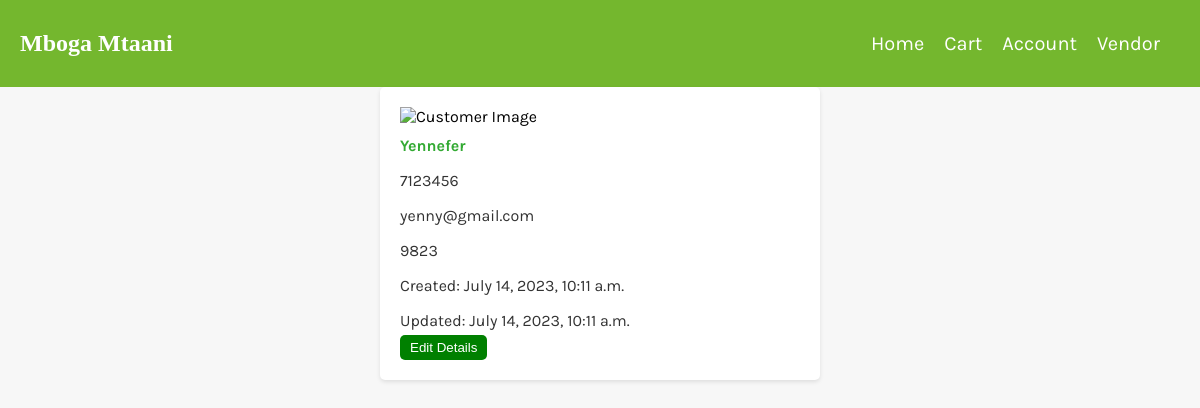
The app's page /customer_Details/customers/details/1/ with its own data.
### customer_Details/models.py (models this page shows, shortened)
class Customers(models.Model):
    image = models.ImageField()
    first_Name = models.CharField(max_length=32)
    last_Name = models.CharField(max_length=32)
    phone_Number = models.PositiveIntegerField()
    email = models.CharField(max_length=32)
    address = models.CharField(max_length=32)
    date_created = models.DateTimeField(auto_now_add=True)
    date_updated = models.DateTimeField(auto_now=True)
    class Meta:
        verbose_name = 'Customer'
        verbose_name_plural = 'Customers'

### customer_Details/views.py (the view)
# urls.py: path('customers/details/<int:id>/', customer_detail, name='customer_details_view'),
def customer_detail(request, id):
    customer = Customers.objects.get(id=id)
    return render (request, "customer_Details/customer_details.html", {"customer": customer})

### templates/customer_Details/customer_details.html (shortened to what this page needs)
<!DOCTYPE html>
<html lang="en">
<head>
    {% load static%}
    <link rel="stylesheet" type="text/css" href="{% static 'css/customer_details.css' %}">
</head>
<body>
    {% include 'navbar.html'%}
    <div class="details-container">
        <img class="customer-image" src="{{ customer.image.url }}" alt="Customer Image">
        <h4 class="customer-name">{{ customer.first_Name }}</h4>
        <p class="customer-info">{{ customer.phone_Number }}</p>
        <p class="customer-info">{{ customer.email }}</p>
        <p class="customer-info">{{ customer.address }}</p>
        <p class="customer-info">Created: {{ customer.date_created }}</p>
        <p class="customer-info">Updated: {{ customer.date_updated }}</p>
        <a href="{% url 'customer_edit_view' customer.id %}"><button class="edit-button">Edit Details</button></a>
    </div>
</body>
</html>

### static/css/customer_details.css (style rules this page uses)
body { font-family: Arial, sans-serif; background-color: #f7f7f7; margin: 0; padding: 0; font-family: 'Karla', sans-serif; }
.details-container { max-width: 400px; margin: 0 auto; padding: 20px; background-color: #fff; box-shadow: 0 2px 4px rgba(0, 0, 0, 0.1); border-radius: 5px; }
.customer-image { max-width: 500px; margin-bottom: 10px; }
.customer-name { color: #33aa33; margin: 0; }
.customer-info { color: #333; margin-bottom: 5px; }
.edit-button { background-color: green; color: white; border: none; padding: 5px 10px; cursor: pointer; text-decoration: none; border-radius: 5px; }

### static/css/navbar.css (style rules this page uses)
body, ul { margin: 0; padding: 0; font-family: 'Karla', sans-serif; }

### records on screen
Customers: first_Name "Yennefer", phone_Number "7123456", email "yenny@gmail.com", address "9823", date_created "July 14, 2023, 10:11 a.m.", date_updated "July 14, 2023, 10:11 a.m."
